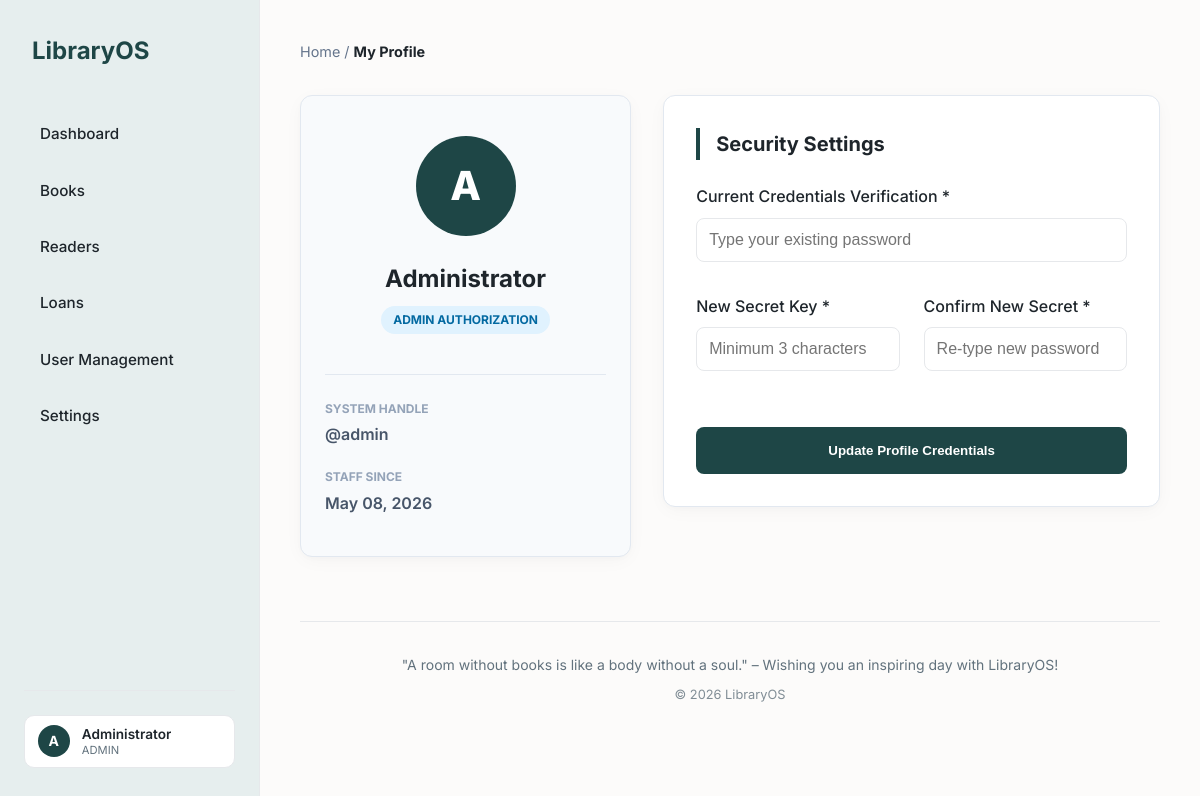
The app's page /user/profile.php (signed in), older data.
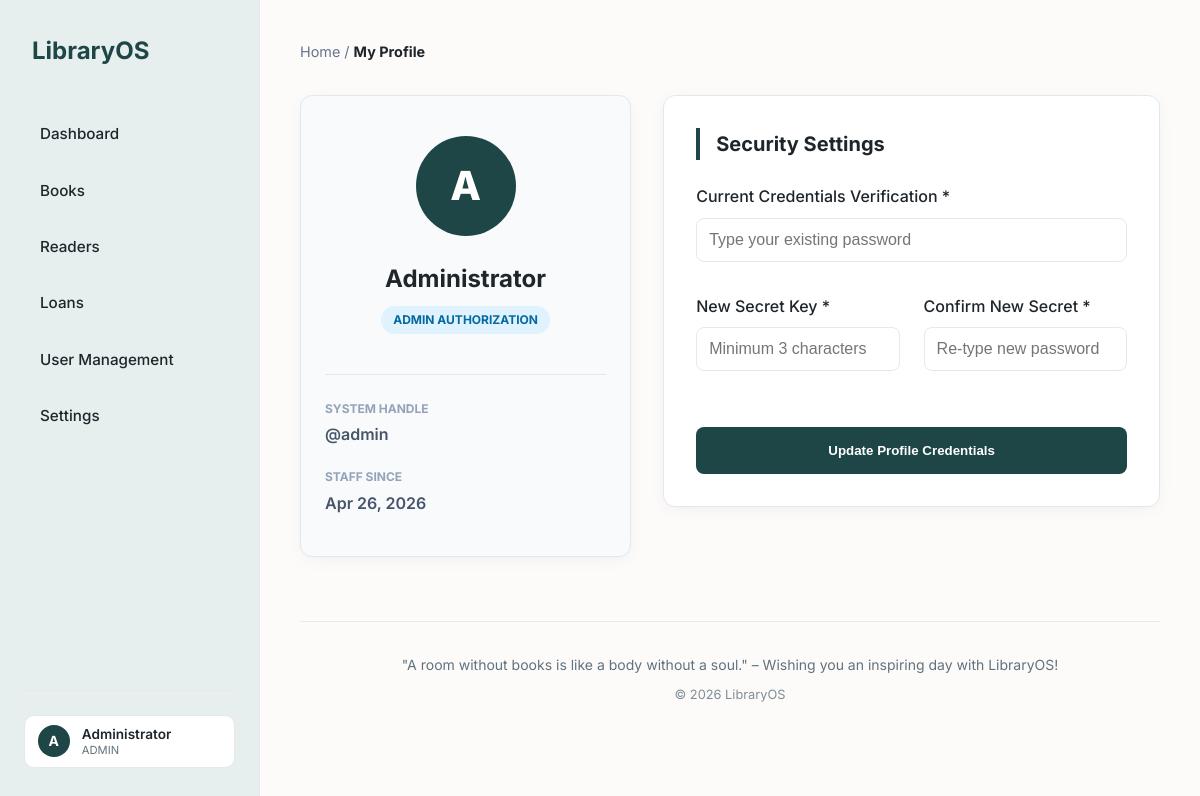
The same page, newer data.
### tables this page shows
CREATE TABLE users (
    id INT AUTO_INCREMENT PRIMARY KEY,
    username VARCHAR(50) NOT NULL UNIQUE,
    password VARCHAR(255) NOT NULL,
    full_name VARCHAR(100) NOT NULL,
    role_id INT,
    status ENUM('active', 'inactive') DEFAULT 'active',
    created_at TIMESTAMP DEFAULT CURRENT_TIMESTAMP,
    FOREIGN KEY (role_id) REFERENCES roles(id)
);

### user/profile.php (the view, shortened to what this page needs)
<?php
require_once '../env/config.php';
include '../inc/header.php';
$current_authenticated_user_id = $_SESSION['user_id'];
$profile_data_sql = "SELECT * FROM users WHERE id = ?";
$profile_stmt = mysqli_prepare($db_connect, $profile_data_sql);
mysqli_stmt_bind_param($profile_stmt, "i", $current_authenticated_user_id);
mysqli_stmt_execute($profile_stmt);
$profile_info = mysqli_fetch_assoc(mysqli_stmt_get_result($profile_stmt));
?>
<div class="breadcrumb" style="margin-bottom: 2rem; color: #64748b; font-size: 0.9rem;">
    Home / <strong style="color: var(--text-color);">My Profile</strong>
</div>
<div style="display: grid; grid-template-columns: 1fr 1.5fr; gap: 2rem; max-width: 1000px; margin: 0 auto;">
    <div class="form-col">
        <div class="form-card" style="margin: 0; background: #f8fafc; border: 1px solid #e2e8f0; text-align: center; padding: 2.5rem 1.5rem;">
            <div style="width: 100px; height: 100px; border-radius: 50%; background: var(--primary-color); color: white; display: flex; align-items: center; justify-content: center; font-size: 2.5rem; font-weight: 800; margin: 0 auto 1.5rem;">
                <?php echo strtoupper(substr($profile_info['full_name'], 0, 1)); ?>
            </div>
            <h2 style="margin: 0 0 0.5rem; font-size: 1.5rem; color: var(--text-color);"><?php echo htmlspecialchars($profile_info['full_name']); ?></h2>
            <div style="display: inline-block; padding: 0.25rem 0.75rem; background: #e0f2fe; color: #0369a1; border-radius: 99px; font-size: 0.75rem; font-weight: 700; text-transform: uppercase;">
                <?php echo $_SESSION['role_name']; ?> Authorization
            </div>
            <div style="margin-top: 2.5rem; text-align: left; border-top: 1px solid #e2e8f0; padding-top: 1.5rem;">
                <div style="margin-bottom: 1.25rem;">
                    <label style="display: block; font-size: 0.75rem; color: #94a3b8; text-transform: uppercase; font-weight: 700; margin-bottom: 0.25rem;">System Handle</label>
                    <div style="font-weight: 600; color: #475569;">@<?php echo htmlspecialchars($profile_info['username']); ?></div>
                </div>
                <div>
                    <label style="display: block; font-size: 0.75rem; color: #94a3b8; text-transform: uppercase; font-weight: 700; margin-bottom: 0.25rem;">Staff Since</label>
                    <div style="font-weight: 600; color: #475569;"><?php echo date('M d, Y', strtotime($profile_info['created_at'])); ?></div>
                </div>
            </div>
        </div>
    </div>
    <div class="form-col">
        <div class="form-card" style="margin: 0; border: 1px solid #e2e8f0; padding: 2rem;">
            <h2 style="font-size: 1.25rem; margin-bottom: 1.5rem; border-left: 4px solid var(--primary-color); padding-left: 1rem;">Security Settings</h2>
            <form method="POST" action="">
                <div class="form-group" style="margin-bottom: 2rem;">
                    <label>Current Credentials Verification *</label>
                    <input type="password" name="current_password" required placeholder="Type your existing password" style="width: 100%;">
                </div>
                <div style="display: grid; grid-template-columns: 1fr 1fr; gap: 1.5rem; margin-bottom: 2rem;">
                    <div class="form-group">
                        <label>New Secret Key *</label>
                        <input type="password" name="new_password" required placeholder="Minimum 3 characters" style="width: 100%;">
                    </div>
                    <div class="form-group">
                        <label>Confirm New Secret *</label>
                        <input type="password" name="confirm_password" required placeholder="Re-type new password" style="width: 100%;">
                    </div>
                </div>
                <button type="submit" class="btn btn-primary" style="width: 100%; padding: 1rem; font-weight: 700;">
                    Update Profile Credentials
                </button>
            </form>
        </div>
    </div>
</div>
<?php include '../inc/footer.php'; ?>

Row changes from the older to the newer data that the page shows:
changed users "Administrator": created_at "May 08, 2026" → "Apr 26, 2026"
